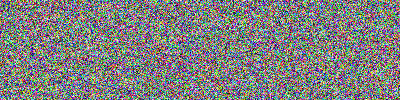
#> input picture img_1.png, 400 x 100 px
$ jupyter execute --allow-errors learn_opencv_1.ipynb
#> lines starting #> are read from the running program, lines starting #| are printed output that depends on the picture; after the words box and inside, x2 and y2 are one past the last pixel; in counts of white or black regions, pixels touching at a corner belong together
[cell 1]
import numpy as np
import cv2
import os

[cell 2]
img = np.zeros((3, 3), dtype=np.uint8)
print(img)

[cell 3]
img = cv2.cvtColor(img, cv2.COLOR_GRAY2BGR)
print(img)

[cell 4]
img.shape

[cell 5]
image = cv2.imread('c:/users/macbookair/pictures/hi.jpg')

[cell 6]
#cv2.imshow('image', image)

[cell 7]
cv2.imwrite('mypic.png', image)
#> Out = True

[cell 8]
grayImage = cv2.imread('mypic.png', cv2.IMREAD_GRAYSCALE)

[cell 9]
cv2.imwrite('mypic_gray.png', grayImage)
#> Out = True

[cell 10]
#cv2.imshow('mypic_gray', grayImage)

[cell 11]
#利用随机生成的字节数生成黑白和RGB图片
randomByteArray = bytearray(os.urandom(120000))
flatNumpyArray = np.array(randomByteArray)

grayImage = flatNumpyArray.reshape(300, 400)
cv2.imwrite('RandomGray.png', grayImage)
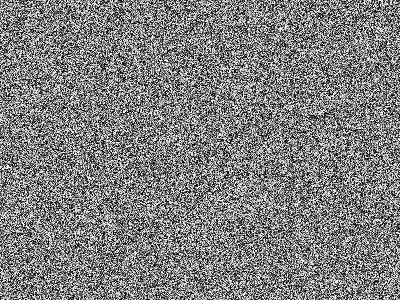
#> saved as RandomGray.png: shape (300, 400); min 0, max 255, mean 127.3

bgrImage = flatNumpyArray.reshape(100, 400, 3)
cv2.imwrite('RandomBgr.png', bgrImage)
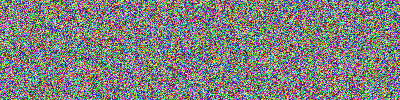
#> saved as RandomBgr.png: shape (100, 400, 3); mean B, G, R 127.2, 127.2, 127.7

[cell 12]
#利用numpy数组生成随机数 产生图片
grayImage_ = np.random.randint(0, 256, 120000).reshape(300, 400)
cv2.imwrite('grayImage_.jpg', grayImage_)
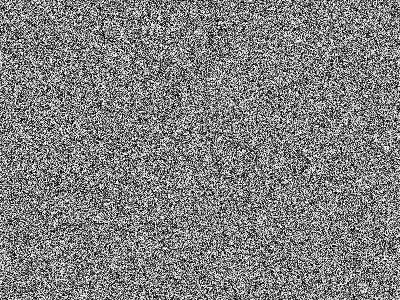
#> saved as grayImage_.jpg: shape (300, 400); min 0, max 255, mean 127.7

bgrImage_ = np.random.randint(0, 256, 360000).reshape(300, 400, 3)
cv2.imwrite('bgrImage_.jpg', bgrImage_)
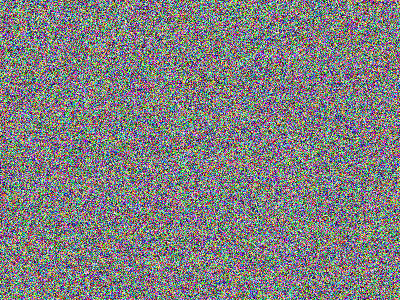
#> saved as bgrImage_.jpg: shape (300, 400, 3); mean B, G, R 127.6, 127.3, 127.7

[cell 13]
img_1 = cv2.imread('bgrImage_.jpg')
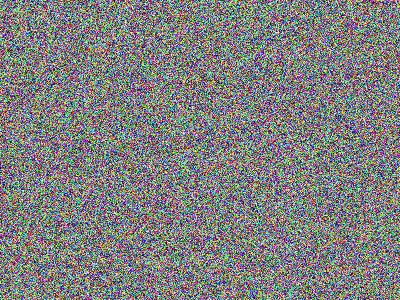
#> img_1: shape (300, 400, 3); mean B, G, R 127.6, 127.3, 127.7
img_1[100:200, 100:200] = [0, 255, 255] #改变特定区域的值 变为黄色
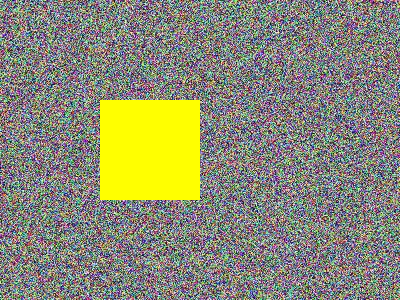
#> img_1: shape (300, 400, 3); 8.33% of pixels changed, all inside (x1, y1, x2, y2) = (100, 100, 200, 200)
#cv2.imshow('img_1', img_1)
img_1[:,:,1] = 0  #改变通道的值
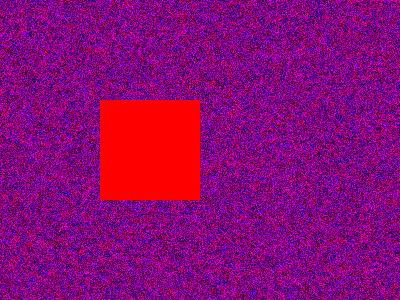
#> img_1: shape (300, 400, 3); mean B, G, R 116.9, 0, 138.4
cv2.imwrite('img_1.jpg', img_1)
#> Out = True

[cell 14]
#图像的内部复制
mypic = cv2.imread('mypic.png')
#> (the rest of this cell did not finish here and is left out)

#> (a cell that did not finish here is left out)

#> (a cell that did not finish here is left out)

#> (a cell that did not finish here is left out)

[cell 18]
#显示图片
cv2.imshow('my image', mypic)
cv2.waitKey()
cv2.destroyAllWindows()

[cell 19]
img_1 = cv2.imread('img_1.png')
#> img_1 is the input picture: shape (100, 400, 3); mean B, G, R 127.1, 127.6, 127.4
cv2.imshow('img_1', img_1)
cv2.waitKey()
cv2.destroyAllWindows()
print(img_1[0, 0])
#| [117 143 116]
